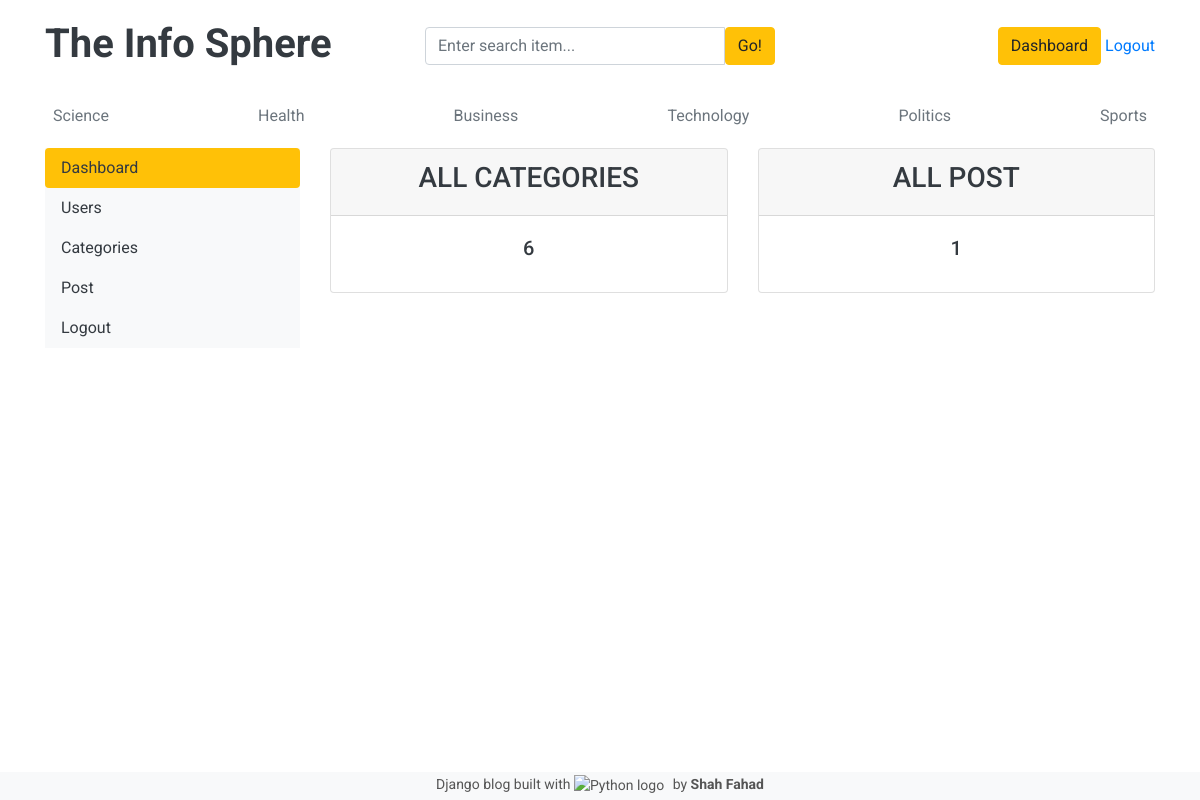
The page /dashboard/ (signed in) on the database its author committed.
### blogs/models.py (models this page shows, shortened)
class Category(models.Model):
    category_name = models.CharField(max_length=50, unique=True)  # Correct spelling of unique
    created_at = models.DateTimeField(auto_now=True)
    updated_at = models.DateTimeField(auto_now=True)
    class Meta:
        verbose_name_plural = 'Categories'

### dashboard/views.py (the view)
# urls.py: path('', views.dashboard, name='dashboard'),
@login_required(login_url='login')
def dashboard(request):
    category_counts = Category.objects.all().count()
    blogs_counts = Blogs.objects.all().count()
    context = {
        'category_counts':category_counts,
        'blogs_counts':blogs_counts
    }
    return render(request,'dashboard/dashboard.html',context)

### blogs/context_processors.py (called while the page is built)
def get_categories(request):
    categories = Category.objects.all()
    return dict(categories=categories)

### templates/dashboard/dashboard.html
{% extends '../base/base.html' %}
{% block content%}
<div class="row">
    {% include './leftsidebar.html' %}
    <div class="col-md-9">
        <div class="row">
            <div class="col">
                <div class="card boarder-defualt mb-3">
                    <div class="card-header text-center
                     text-uppercase font-weight-bold">
                        <h3 class="text-dark"> All Categories</h3>
                    </div>
                    <div class="card-body text-dark">
                        <h5 class="card-title text-center ">{{ category_counts }}</h5>
                    </div>
                </div>
            </div>
            <div class="col">
                <div class="card boarder-defualt mb-3">
                    <div class="card-header text-center
                     text-uppercase font-weight-bold">
                        <h3 class="text-dark"> All Post</h3>
                    </div>
                    <div class="card-body text-dark">
                        <h5 class="card-title text-center ">{{ blogs_counts }}</h5>
                    </div>
                </div>
            </div>
        </div>
    </div>
</div>
{% endblock %}

### templates/base/header.html (shortened to what this page needs)
{% load static %}
<!DOCTYPE html>
<html lang="en">
<head>
  <link href="https://getbootstrap.com/docs/4.0/dist/css/bootstrap.min.css" rel="stylesheet">
  <link href="{% static 'css/blog.css' %}" rel="stylesheet">
  <link rel="stylesheet" href="https://cdnjs.cloudflare.com/ajax/libs/font-awesome/4.7.0/css/font-awesome.min.css">
</head>
<body>
  <div class="container">
    <header class="blog-header py-3">
      <div class="row flex-nowrap justify-content-between align-items-center">
        <div class="col-4 pt-1">
          <a class="blog-header-logo text-dark" href="/"> <h1><strong> The Info Sphere</strong></h1></a>
        </div>
        <div class="col-4">
          <form action="{% url 'search' %}" method="GET">
            <div class="input-group">
              <input class="form-control" name="keyword" type="text" placeholder="Enter search item..." aria-label="Enter search item..." aria-describedby="button-search" />
              <button type="submit" class="btn btn-warning" id="button-search" type="button">Go!</button>
          </div>
          </form>
        </div>
        <div class="col-4 d-flex justify-content-end align-items-center">
          {% if not user.is_authenticated %}
          <a class="btn btn-sm btn-warning" href="{% url 'login' %}">Login</a> &nbsp;
          <a class="btn btn-sm btn-outline-secondary" href="{% url 'register' %}">Register</a>
          {% else %}
          <span><a href="{% url 'dashboard' %}" class="btn btn-warning">Dashboard</a></span> &nbsp;
          <span> <a href="{% url 'logout' %}">Logout</a></span>
          {% endif %}
        </div>
      </div>
    </header>
    <div class="nav-scroller py-1 mb-2">
      <nav class="nav d-flex justify-content-between">
        {% for cat in categories %}
        <a class="p-2 text-muted" href="{% url 'posts_by_category' cat.id %}">{{ cat.category_name}}</a>
        {% endfor %}
      </nav>
    </div>

### static/css/blog.css (style rules this page uses)
body { font-family: 'Roboto', sans-serif; }
h1, h2, h3, h4, h5, h6 { font-family: 'Roboto', sans-serif; }

### rows shown on the page
Category: category_name "Science"
Category: category_name "Health"
Category: category_name "Business"
Category: category_name "Technology"
Category: category_name "Politics"
Category: category_name "Sports"

### other values the page prints
{{ category_counts }} "6"
{{ blogs_counts }} "1"
